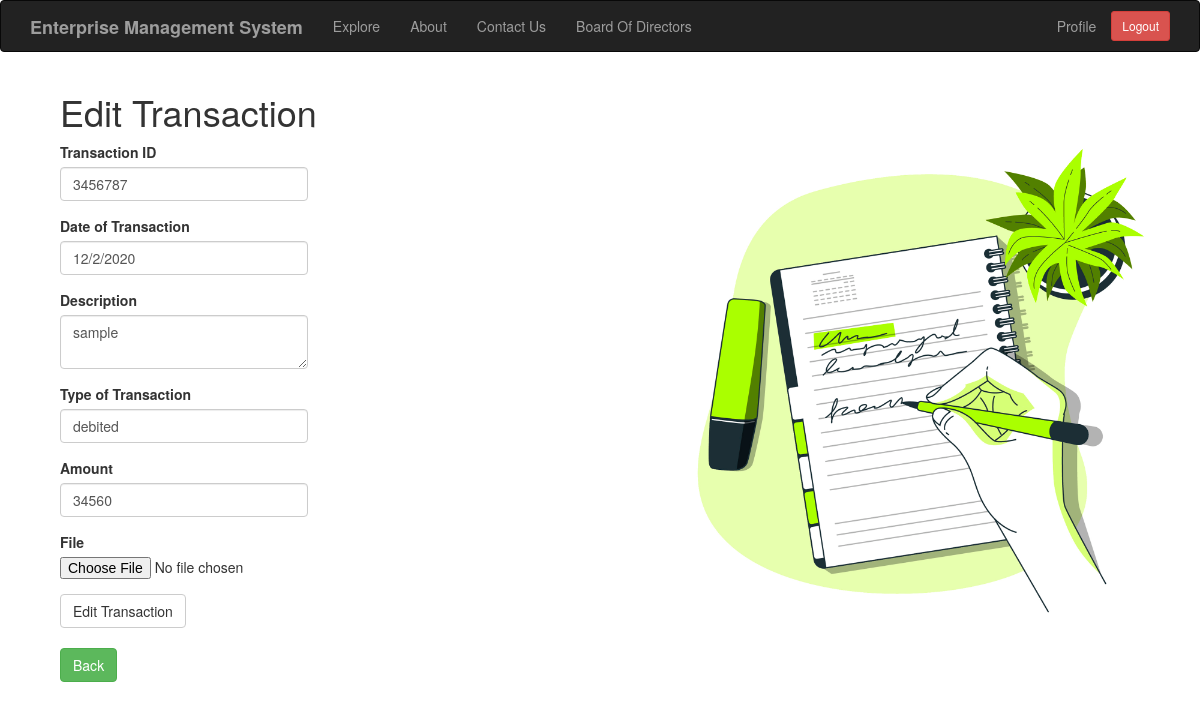
The page /edit_transaction/3 (signed in) on the database its author committed.
### app/models.py (models this page shows, shortened)
class Transaction(db.Model):
    id = db.Column(db.Integer,primary_key=True)
    tr_id = db.Column(db.Integer)
    date = db.Column(db.String(64))
    description = db.Column(db.String(140))
    tr_type = db.Column(db.String(64))
    amount = db.Column(db.Integer)
    valid = db.Column(db.Boolean, default=False)
    user_id = db.Column(db.Integer,db.ForeignKey('user.id'))
    comment = db.relationship('Comment',backref='comment_of',lazy='dynamic')
    document = db.relationship('Document',backref='document_of',lazy='dynamic')

### app/routes.py (the view)
@app.route('/edit_transaction/<trans_id>',methods=['GET','POST'])
@login_required
def edit_transaction(trans_id):
    form = EditTransactionForm()
    transaction = Transaction.query.filter_by(id=trans_id).first_or_404()
    if form.validate_on_submit():
        transaction.tr_id = form.tr_id.data
        transaction.date = form.date.data
        transaction.description = form.description.data
        transaction.tr_type = form.tr_type.data
        transaction.amount = form.amount.data
        filename = secure_filename(form.file.data.filename)
        db.session.commit()
        if filename != '':
            form.file.data.save('uploads/'+filename)
            document = Document(filename=filename,transaction_id=transaction.id)
            db.session.add(document)
            db.session.commit()
        return redirect(url_for('edit_transaction',trans_id=transaction.id))
    elif request.method == 'GET':
        form.tr_id.data = transaction.tr_id
        form.date.data = transaction.date
        form.description.data = transaction.description
        form.tr_type.data = transaction.tr_type
        form.amount.data = transaction.amount
    return render_template('edit_transaction.html',title='Edit Transaction',form=form)

### app/forms.py
class EditTransactionForm(FlaskForm):
    tr_id = IntegerField('Transaction ID', validators=[DataRequired()])
    date = StringField('Date of Transaction', validators=[DataRequired()])
    description = TextAreaField('Description', validators=[Length(min=0,max=140)])
    tr_type = StringField('Type of Transaction', validators=[DataRequired()])
    amount = IntegerField('Amount', validators=[DataRequired()])
    file = FileField()
    submit = SubmitField('Edit Transaction')

### app/models.py (called while the page is built)
@login.user_loader
def load_user(id):
    return User.query.get(int(id))

### app/routes.py (called while the page is built)
@app.before_request
def before_request():
    if current_user.is_authenticated:
        current_user.last_seen = datetime.utcnow()
        db.session.commit()

### app/templates/edit_transaction.html
{% extends "base.html" %}
{% import 'bootstrap/wtf.html' as wtf %}
{% block app_content %}
<div class="col-md-12">
	<div class="col-md-6">
		<h1>Edit Transaction</h1>
    	<div class="row">
        	<div class="col-md-6">
            	{{ wtf.quick_form(form) }}
        	</div>
    	</div>
    	<br>
    	{% if current_user.job =='Acc' %}
    		<p><a href="{{ url_for('acc_index') }}"  class="btn btn-success">Back</a></p>
		{% else %}
    		<p><a href="{{ url_for('index') }}"  class="btn btn-success">Back</a></p>
		{% endif %}
	</div>
	<div class="col-md-6">
		<img src="{{ url_for('static', filename= 'images/edits.jpg')}}" alt="edit" style="max-width: 600px; height: auto;">
	</div>
</div>
{% endblock %}

### rows shown on the page
Transaction: tr_id "3456787", date "12/2/2020", description "sample", tr_type "debited", amount "34560"
